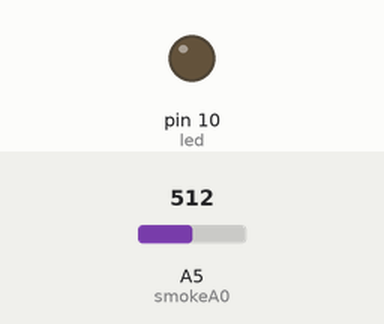
The sketch below on a simulated Arduino Uno, built with avr-gcc and run on an emulated ATmega328P. Parts: output pins drawn as LEDs (lit = HIGH). Inputs (shaded band) come from the test bench; at power-on: A5 (smokeA0) = 512. What the sketch prints to the serial monitor is not drawn.

Above: at 0.1 s.
At 1.3 s:
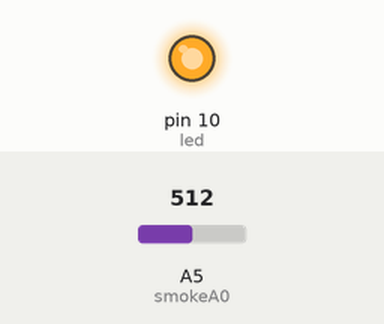
Timing chart, 0 to 2.8 s (numbered marks = the images above):
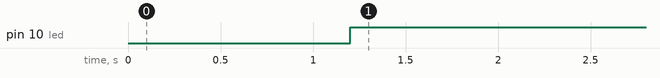

The sketch:

gsm_smoke_fix.ino
```cpp
int led = 10;
int smokeA0 = A5;
// My threshold value
int sensorThres = 300; //Change this thresold value according to your sensitivity

void setup() {

  pinMode(led, OUTPUT);
  pinMode(smokeA0, INPUT);
  Serial.begin(9600);
  delay(100);
}

void loop() {
  int analogSensor = analogRead(smokeA0);
  // Checks if it has reached the threshold value
  if (analogSensor > sensorThres)
  {

     Serial.println("AT+CMGF=1");    //Sets the GSM Module in Text Mode
     delay(1000);  // Delay of 1 second
     Serial.println("AT+CMGS=\"+918108932222\"\r"); // Replace x with mobile number
     Serial.println("Gas Leakage Alert");// The SMS text you want to send
     Serial.println((char)26);// ASCII code of CTRL+Z for saying the end of sms to  the module
     delay(100);
     digitalWrite(led,HIGH);
     Serial.println("ATD8108932222;"); // ATDxxxxxxxxxx; semicolon should be at the last ;AT command that follows UART protocol;

  }
  else
  {

    digitalWrite(led,LOW);
  }
  delay(50);
}
```

Measured:
- by itself, pin 10 (led): LOW → HIGH at 1.2 s
